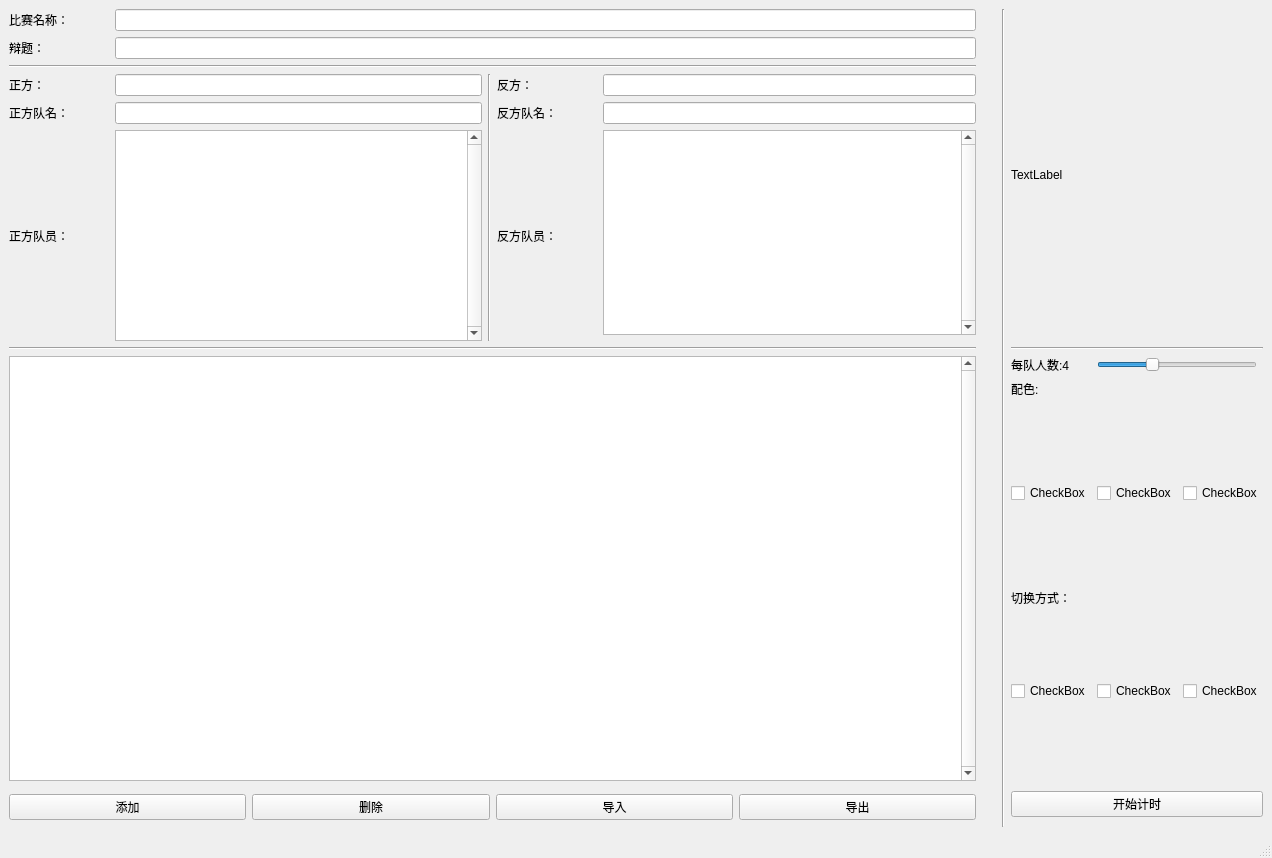
<?xml version="1.0" encoding="UTF-8"?>
<ui version="4.0">
 <class>MainWindow</class>
 <widget class="QMainWindow" name="MainWindow">
  <property name="geometry">
   <rect>
    <x>0</x>
    <y>0</y>
    <width>1272</width>
    <height>858</height>
   </rect>
  </property>
  <property name="windowTitle">
   <string>MainWindow</string>
  </property>
  <widget class="QWidget" name="centralwidget">
   <layout class="QGridLayout" name="gridLayout_2">
    <item row="0" column="0">
     <layout class="QGridLayout" name="gridLayout">
      <item row="7" column="11">
       <widget class="QCheckBox" name="checkBox_4">
        <property name="maximumSize">
         <size>
          <width>80</width>
          <height>16777215</height>
         </size>
        </property>
        <property name="text">
         <string>CheckBox</string>
        </property>
       </widget>
      </item>
      <item row="3" column="11" colspan="3">
       <widget class="QLabel" name="label_9">
        <property name="text">
         <string>配色:</string>
        </property>
       </widget>
      </item>
      <item row="3" column="9" rowspan="2">
       <spacer name="verticalSpacer_4">
        <property name="orientation">
         <enum>Qt::Vertical</enum>
        </property>
        <property name="sizeHint" stdset="0">
         <size>
          <width>20</width>
          <height>40</height>
         </size>
        </property>
       </spacer>
      </item>
      <item row="0" column="10" rowspan="12">
       <widget class="Line" name="line_4">
        <property name="orientation">
         <enum>Qt::Vertical</enum>
        </property>
       </widget>
      </item>
      <item row="5" column="9">
       <spacer name="verticalSpacer_6">
        <property name="orientation">
         <enum>Qt::Vertical</enum>
        </property>
        <property name="sizeHint" stdset="0">
         <size>
          <width>20</width>
          <height>40</height>
         </size>
        </property>
       </spacer>
      </item>
      <item row="10" column="1" rowspan="2">
       <widget class="QPushButton" name="delete_button">
        <property name="text">
         <string>删除</string>
        </property>
       </widget>
      </item>
      <item row="0" column="11" colspan="3">
       <widget class="QLabel" name="logo">
        <property name="text">
         <string>TextLabel</string>
        </property>
       </widget>
      </item>
      <item row="4" column="13" rowspan="2">
       <widget class="QCheckBox" name="checkBox_2">
        <property name="maximumSize">
         <size>
          <width>80</width>
          <height>16777215</height>
         </size>
        </property>
        <property name="text">
         <string>CheckBox</string>
        </property>
       </widget>
      </item>
      <item row="7" column="13">
       <widget class="QCheckBox" name="checkBox_6">
        <property name="maximumSize">
         <size>
          <width>80</width>
          <height>16777215</height>
         </size>
        </property>
        <property name="text">
         <string>CheckBox</string>
        </property>
       </widget>
      </item>
      <item row="4" column="11" rowspan="2">
       <widget class="QCheckBox" name="checkBox">
        <property name="maximumSize">
         <size>
          <width>80</width>
          <height>16777215</height>
         </size>
        </property>
        <property name="text">
         <string>CheckBox</string>
        </property>
       </widget>
      </item>
      <item row="10" column="3" rowspan="2">
       <widget class="QPushButton" name="output_button">
        <property name="text">
         <string>导出</string>
        </property>
       </widget>
      </item>
      <item row="0" column="9" rowspan="2">
       <spacer name="verticalSpacer_3">
        <property name="orientation">
         <enum>Qt::Vertical</enum>
        </property>
        <property name="sizeHint" stdset="0">
         <size>
          <width>20</width>
          <height>40</height>
         </size>
        </property>
       </spacer>
      </item>
      <item row="0" column="0" rowspan="2" colspan="4">
       <layout class="QGridLayout" name="gridLayout_4">
        <item row="4" column="0">
         <widget class="QLabel" name="label_4">
          <property name="text">
           <string>正方队名：</string>
          </property>
         </widget>
        </item>
        <item row="2" column="0" colspan="7">
         <widget class="Line" name="line_2">
          <property name="orientation">
           <enum>Qt::Horizontal</enum>
          </property>
         </widget>
        </item>
        <item row="5" column="4" rowspan="2">
         <widget class="QLabel" name="label_8">
          <property name="maximumSize">
           <size>
            <width>100</width>
            <height>16777215</height>
           </size>
          </property>
          <property name="text">
           <string>反方队员：</string>
          </property>
         </widget>
        </item>
        <item row="4" column="5" colspan="2">
         <widget class="QLineEdit" name="cons_name_edit"/>
        </item>
        <item row="4" column="4">
         <widget class="QLabel" name="label_6">
          <property name="text">
           <string>反方队名：</string>
          </property>
         </widget>
        </item>
        <item row="0" column="1" colspan="6">
         <widget class="QLineEdit" name="trace_name_edit"/>
        </item>
        <item row="5" column="0" rowspan="2">
         <widget class="QLabel" name="label_7">
          <property name="maximumSize">
           <size>
            <width>100</width>
            <height>16777215</height>
           </size>
          </property>
          <property name="text">
           <string>正方队员：</string>
          </property>
         </widget>
        </item>
        <item row="7" column="0" colspan="7">
         <widget class="Line" name="line_3">
          <property name="orientation">
           <enum>Qt::Horizontal</enum>
          </property>
         </widget>
        </item>
        <item row="5" column="5" colspan="2">
         <widget class="QListWidget" name="cons_players_list">
          <property name="minimumSize">
           <size>
            <width>0</width>
            <height>205</height>
           </size>
          </property>
          <property name="verticalScrollBarPolicy">
           <enum>Qt::ScrollBarAlwaysOn</enum>
          </property>
          <property name="horizontalScrollBarPolicy">
           <enum>Qt::ScrollBarAlwaysOff</enum>
          </property>
          <property name="selectionMode">
           <enum>QAbstractItemView::ExtendedSelection</enum>
          </property>
          <property name="verticalScrollMode">
           <enum>QAbstractItemView::ScrollPerPixel</enum>
          </property>
         </widget>
        </item>
        <item row="1" column="0">
         <widget class="QLabel" name="label_2">
          <property name="text">
           <string>辩题：</string>
          </property>
         </widget>
        </item>
        <item row="3" column="3" rowspan="4">
         <widget class="Line" name="line">
          <property name="orientation">
           <enum>Qt::Vertical</enum>
          </property>
         </widget>
        </item>
        <item row="1" column="1" colspan="6">
         <widget class="QLineEdit" name="debate_edit"/>
        </item>
        <item row="4" column="1" colspan="2">
         <widget class="QLineEdit" name="pros_name_edit"/>
        </item>
        <item row="3" column="5" colspan="2">
         <widget class="QLineEdit" name="cons_debate_edit"/>
        </item>
        <item row="0" column="0">
         <widget class="QLabel" name="label">
          <property name="text">
           <string>比赛名称：</string>
          </property>
         </widget>
        </item>
        <item row="3" column="4">
         <widget class="QLabel" name="label_5">
          <property name="text">
           <string>反方：</string>
          </property>
         </widget>
        </item>
        <item row="3" column="0">
         <widget class="QLabel" name="label_3">
          <property name="text">
           <string>正方：</string>
          </property>
         </widget>
        </item>
        <item row="3" column="1" colspan="2">
         <widget class="QLineEdit" name="pros_debate_edit"/>
        </item>
        <item row="5" column="1" rowspan="2" colspan="2">
         <widget class="QListWidget" name="pros_players_list">
          <property name="minimumSize">
           <size>
            <width>0</width>
            <height>200</height>
           </size>
          </property>
          <property name="verticalScrollBarPolicy">
           <enum>Qt::ScrollBarAlwaysOn</enum>
          </property>
          <property name="horizontalScrollBarPolicy">
           <enum>Qt::ScrollBarAlwaysOff</enum>
          </property>
          <property name="selectionMode">
           <enum>QAbstractItemView::ExtendedSelection</enum>
          </property>
          <property name="verticalScrollMode">
           <enum>QAbstractItemView::ScrollPerPixel</enum>
          </property>
          <property name="horizontalScrollMode">
           <enum>QAbstractItemView::ScrollPerItem</enum>
          </property>
         </widget>
        </item>
       </layout>
      </item>
      <item row="4" column="12" rowspan="2">
       <widget class="QCheckBox" name="checkBox_3">
        <property name="maximumSize">
         <size>
          <width>80</width>
          <height>16777215</height>
         </size>
        </property>
        <property name="text">
         <string>CheckBox</string>
        </property>
       </widget>
      </item>
      <item row="7" column="12">
       <widget class="QCheckBox" name="checkBox_5">
        <property name="maximumSize">
         <size>
          <width>80</width>
          <height>16777215</height>
         </size>
        </property>
        <property name="text">
         <string>CheckBox</string>
        </property>
       </widget>
      </item>
      <item row="1" column="11" colspan="3">
       <widget class="Line" name="line_5">
        <property name="orientation">
         <enum>Qt::Horizontal</enum>
        </property>
       </widget>
      </item>
      <item row="7" column="9">
       <spacer name="verticalSpacer_7">
        <property name="orientation">
         <enum>Qt::Vertical</enum>
        </property>
        <property name="sizeHint" stdset="0">
         <size>
          <width>20</width>
          <height>40</height>
         </size>
        </property>
       </spacer>
      </item>
      <item row="6" column="11" colspan="3">
       <widget class="QLabel" name="label_10">
        <property name="text">
         <string>切换方式：</string>
        </property>
       </widget>
      </item>
      <item row="9" column="11" rowspan="3" colspan="3">
       <widget class="QPushButton" name="start_button">
        <property name="text">
         <string>开始计时</string>
        </property>
       </widget>
      </item>
      <item row="2" column="11">
       <widget class="QLabel" name="number_label">
        <property name="maximumSize">
         <size>
          <width>80</width>
          <height>16777215</height>
         </size>
        </property>
        <property name="text">
         <string>每队人数:4</string>
        </property>
       </widget>
      </item>
      <item row="10" column="2" rowspan="2">
       <widget class="QPushButton" name="input_button">
        <property name="text">
         <string>导入</string>
        </property>
       </widget>
      </item>
      <item row="2" column="12" colspan="2">
       <widget class="QSlider" name="number_slider">
        <property name="maximumSize">
         <size>
          <width>160</width>
          <height>16777215</height>
         </size>
        </property>
        <property name="minimum">
         <number>1</number>
        </property>
        <property name="maximum">
         <number>10</number>
        </property>
        <property name="value">
         <number>4</number>
        </property>
        <property name="orientation">
         <enum>Qt::Horizontal</enum>
        </property>
       </widget>
      </item>
      <item row="10" column="9" rowspan="2">
       <spacer name="verticalSpacer_2">
        <property name="orientation">
         <enum>Qt::Vertical</enum>
        </property>
        <property name="sizeHint" stdset="0">
         <size>
          <width>20</width>
          <height>40</height>
         </size>
        </property>
       </spacer>
      </item>
      <item row="10" column="0" rowspan="2">
       <widget class="QPushButton" name="add_button">
        <property name="text">
         <string>添加</string>
        </property>
       </widget>
      </item>
      <item row="2" column="0" rowspan="8" colspan="4">
       <widget class="QListWidget" name="timetable_list">
        <property name="minimumSize">
         <size>
          <width>950</width>
          <height>0</height>
         </size>
        </property>
        <property name="verticalScrollBarPolicy">
         <enum>Qt::ScrollBarAlwaysOn</enum>
        </property>
        <property name="horizontalScrollBarPolicy">
         <enum>Qt::ScrollBarAlwaysOff</enum>
        </property>
        <property name="selectionMode">
         <enum>QAbstractItemView::ExtendedSelection</enum>
        </property>
        <property name="verticalScrollMode">
         <enum>QAbstractItemView::ScrollPerItem</enum>
        </property>
       </widget>
      </item>
     </layout>
    </item>
   </layout>
  </widget>
  <widget class="QMenuBar" name="menubar">
   <property name="geometry">
    <rect>
     <x>0</x>
     <y>0</y>
     <width>1272</width>
     <height>26</height>
    </rect>
   </property>
  </widget>
  <widget class="QStatusBar" name="statusbar"/>
 </widget>
 <resources/>
 <connections/>
</ui>
